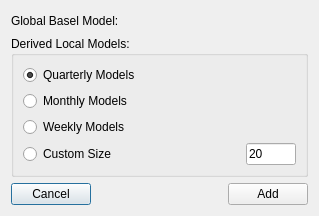
<?xml version="1.0" encoding="UTF-8"?>
<ui version="4.0">
 <class>LocalModelCfgDialog</class>
 <widget class="QDialog" name="LocalModelCfgDialog">
  <property name="geometry">
   <rect>
    <x>0</x>
    <y>0</y>
    <width>319</width>
    <height>216</height>
   </rect>
  </property>
  <property name="windowTitle">
   <string>Dialog</string>
  </property>
  <layout class="QVBoxLayout" name="verticalLayout">
   <item>
    <widget class="QWidget" name="widget" native="true">
     <layout class="QHBoxLayout" name="horizontalLayout_2">
      <property name="margin">
       <number>0</number>
      </property>
      <item>
       <widget class="QLabel" name="label">
        <property name="text">
         <string>Global Basel Model:</string>
        </property>
       </widget>
      </item>
      <item>
       <widget class="QLabel" name="label_2">
        <property name="text">
         <string/>
        </property>
       </widget>
      </item>
     </layout>
    </widget>
   </item>
   <item>
    <widget class="QGroupBox" name="groupBox">
     <property name="title">
      <string>Derived Local Models:</string>
     </property>
     <layout class="QVBoxLayout" name="verticalLayout_2">
      <item>
       <widget class="QRadioButton" name="rbt_quarter">
        <property name="text">
         <string>Quarterly Models</string>
        </property>
        <property name="checked">
         <bool>true</bool>
        </property>
       </widget>
      </item>
      <item>
       <widget class="QRadioButton" name="rbt_month">
        <property name="text">
         <string>Monthly Models</string>
        </property>
        <property name="checked">
         <bool>false</bool>
        </property>
       </widget>
      </item>
      <item>
       <widget class="QRadioButton" name="rbt_week">
        <property name="text">
         <string>Weekly Models</string>
        </property>
       </widget>
      </item>
      <item>
       <widget class="QWidget" name="widget_2" native="true">
        <layout class="QHBoxLayout" name="horizontalLayout">
         <property name="margin">
          <number>0</number>
         </property>
         <item>
          <widget class="QRadioButton" name="rbt_custom">
           <property name="text">
            <string>Custom Size</string>
           </property>
          </widget>
         </item>
         <item>
          <spacer name="horizontalSpacer">
           <property name="orientation">
            <enum>Qt::Horizontal</enum>
           </property>
           <property name="sizeHint" stdset="0">
            <size>
             <width>40</width>
             <height>20</height>
            </size>
           </property>
          </spacer>
         </item>
         <item>
          <widget class="QLineEdit" name="lineEdit">
           <property name="maximumSize">
            <size>
             <width>50</width>
             <height>16777215</height>
            </size>
           </property>
           <property name="text">
            <string>20</string>
           </property>
          </widget>
         </item>
        </layout>
       </widget>
      </item>
     </layout>
    </widget>
   </item>
   <item>
    <widget class="QWidget" name="widget_3" native="true">
     <layout class="QHBoxLayout" name="horizontalLayout_3">
      <property name="margin">
       <number>0</number>
      </property>
      <item>
       <widget class="QPushButton" name="btn_cancel">
        <property name="text">
         <string>Cancel</string>
        </property>
       </widget>
      </item>
      <item>
       <spacer name="horizontalSpacer_3">
        <property name="orientation">
         <enum>Qt::Horizontal</enum>
        </property>
        <property name="sizeHint" stdset="0">
         <size>
          <width>40</width>
          <height>20</height>
         </size>
        </property>
       </spacer>
      </item>
      <item>
       <widget class="QPushButton" name="btn_add">
        <property name="text">
         <string>Add</string>
        </property>
       </widget>
      </item>
     </layout>
    </widget>
   </item>
  </layout>
 </widget>
 <resources/>
 <connections/>
</ui>
